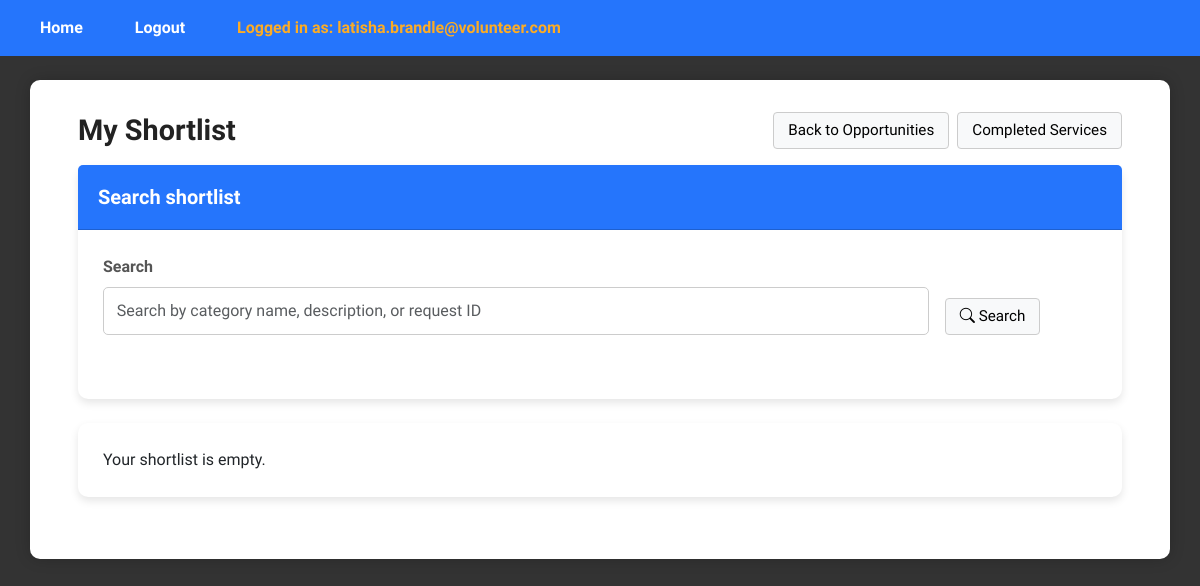
/ViewShortlistOpportunitiesPage (signed in), run on an earlier commit of the app's database.
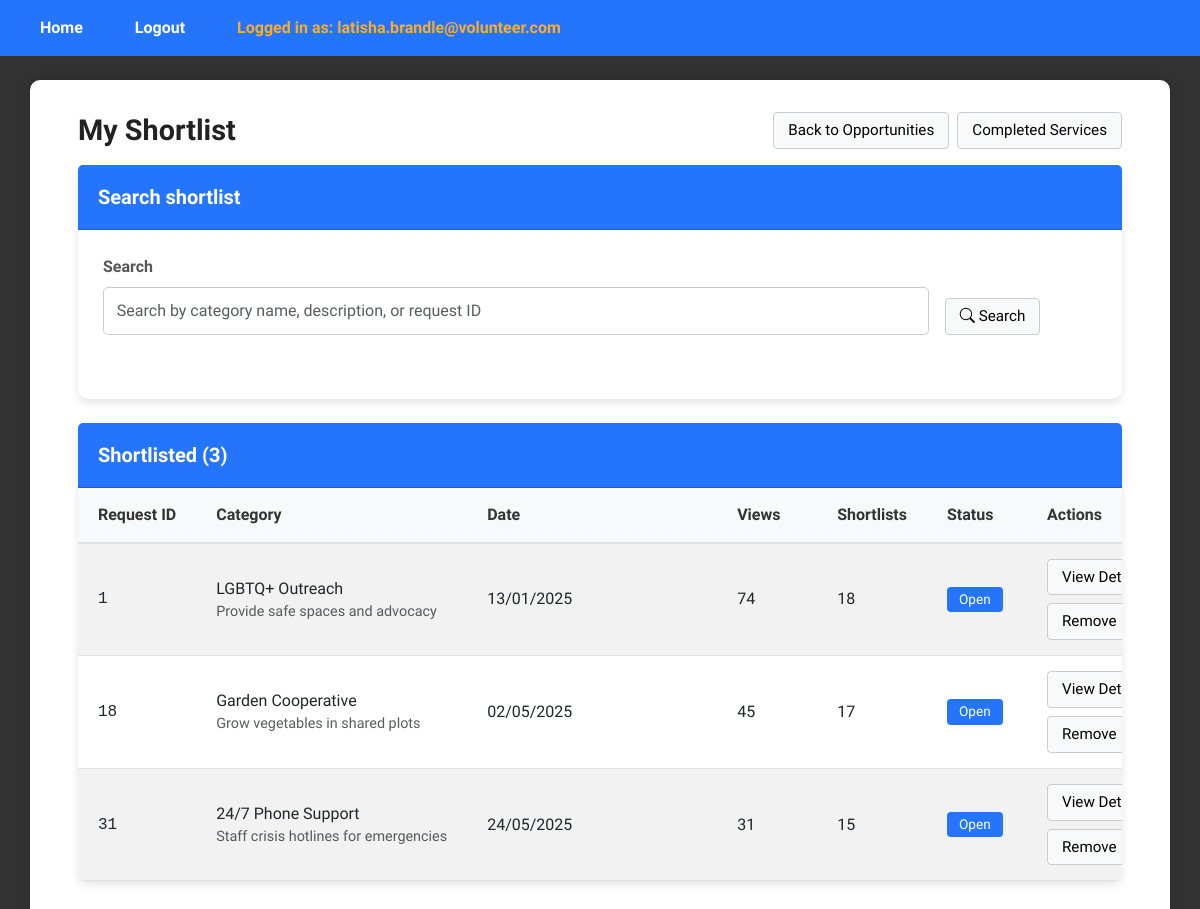
And on a later commit of the database.
### tables this page shows
CREATE TABLE request (
    request_id INTEGER PRIMARY KEY AUTOINCREMENT,
    pin_user_id INT,
    csrrep_user_id INT DEFAULT NULL,
    category_id INT,
    request_status BOOLEAN, --0 means uncompleted, 1 means completed
    request_date DATETIME,
    request_view_count INT,
    request_shortlist_count INT,
    FOREIGN KEY (pin_user_id) REFERENCES user(user_id),
    FOREIGN KEY (csrrep_user_id) REFERENCES user(user_id),
    FOREIGN KEY (category_id) REFERENCES category(category_id)
);

CREATE TABLE category (
    category_id INTEGER PRIMARY KEY AUTOINCREMENT,
    category_name VARCHAR(30),
    category_desc TEXT
);

### app.py (the view)
@app.route("/ViewShortlistOpportunitiesPage", methods=["GET", "POST"])
def viewShortlistOpportunities():
    if 'email' not in session:
        return redirect(url_for('login'))
    if session['role_id'] != 4:  # Assuming CSR Rep
        return redirect(url_for('login'))
    print(session['user_id'])
    view_controller = ViewShortlistController()
    shortlist = view_controller.viewShortlist(session['user_id'])
    search_controller = SearchShortlistController()
    shortlist_keyword = (request.args.get('shortlist_keyword') or "").strip()
    if shortlist_keyword:
        shortlist = search_controller.searchShortlist(session['user_id'] ,shortlist_keyword)
    return render_template("csr/ViewShortlistOpportunitiesPage.html", shortlist=shortlist , shortlist_keyword=shortlist_keyword)

### controllers/csrrep/ViewShortlistController.py (called while the page is built)
    def viewShortlist(self, csrrep_user_id):
        request = Request()
        return request.viewShortlist(csrrep_user_id)

### database/database_management.py (called while the page is built)
def dbConnection():
    return sqlite3.connect("database/volunteer_system.db")

### entities/Request.py (called while the page is built)
    def viewShortlist(self, csrrep_user_id):
        conn = database_management.dbConnection()
        conn.row_factory = sqlite3.Row
        cursor = conn.cursor()
        cursor.execute("""
            SELECT
                r.request_id,
                r.request_date,
                r.request_view_count,
                r.request_shortlist_count,
                r.request_status,
                r.category_id,
                c.category_name,
                c.category_desc
            FROM shortlist s
            JOIN request r ON r.request_id = s.request_id
            JOIN category c ON c.category_id = r.category_id
            WHERE s.user_id = ?
        """, (csrrep_user_id,))
        rows = cursor.fetchall()
        conn.close()
        return [dict(row) for row in rows] if rows else []

### templates/csr/ViewShortlistOpportunitiesPage.html (shortened to what the changed rows need)
{% extends "layout.html" %}
{% block content %}
<div class="dashboard-wrapper">
  <div class="dashboard-container">
    <div class="d-flex justify-content-between align-items-center mb-3">
      <h1 class="m-0">My Shortlist</h1>
    </div>
    {% if not shortlist %}
      <div class="card">
        <div class="card-body">
          <p class="m-0">Your shortlist is empty.</p>
        </div>
      </div>
    {% else %}
      <div class="card">
        <div class="card-header d-flex justify-content-between align-items-center">
          <h5 class="m-0">Shortlisted ({{ shortlist|length }})</h5>
        </div>
        <div class="card-body p-0">
          <div class="table-responsive">
            <table class="table table-striped table-hover m-0 align-middle">
              <thead class="table-light">
                <tr>
                  <th style="width: 100px;">Request ID</th>
                  <th>Category</th>
                  <th style="width: 160px;">Date</th>
                  <th style="width: 110px;">Views</th>
                  <th style="width: 130px;">Shortlists</th>
                  <th style="width: 120px;">Status</th>
                  <th style="width: 260px;">Actions</th>
                </tr>
              </thead>
              <tbody>
                {% for r in shortlist %}
                <tr>
                  <td class="text-monospace">{{ r.request_id }}</td>
                  <td>
                    {% if r.category_name %}
                      {{ r.category_name }}
                      {% if r.category_desc %}
                        <div class="text-muted" style="font-size:.9rem;">{{ r.category_desc }}</div>
                      {% endif %}
                    {% else %}
                      Category {{ r.category_id }}
                    {% endif %}
                  </td>
                  <td>{{ r.request_date }}</td>
                  <td>{{ r.request_view_count if r.request_view_count is not none else 0 }}</td>
                  <td>{{ r.request_shortlist_count if r.request_shortlist_count is not none else 0 }}</td>
                  <td>
                    {% if r.request_status in (1, True, '1', 'true', 'True') %}
                      <span class="badge bg-success">Completed</span>
                    {% else %}
                      <span class="badge bg-platform-manager">Open</span>
                    {% endif %}
                  </td>
                  <td>
                    <div class="btn-toolbar" role="toolbar" style="gap:8px; flex-wrap:wrap;">
                      <a class="plain-btn" href="{{ url_for('other_dashboard', request_id=r.request_id) }}">View Details</a>
                      <form method="post" action="{{ url_for('other_dashboard', opportunity_id=r.request_id) }}" style="display:inline;">
                        <button class="plain-btn" type="submit">Remove</button>
                      </form>
                    </div>
                  </td>
                </tr>
                {% endfor %}
              </tbody>
            </table>
          </div>
        </div>
      </div>
    {% endif %}
  </div>
</div>
{% endblock %}

What changed in the data, as far as the page shows it:
now on this page (row edited): request: request_id "1", category_name "LGBTQ+ Outreach", category_desc "Provide safe spaces and advocacy", request_date "13/01/2025", request_view_count "74", request_shortlist_count "18", request_status "Open"
now on this page (row unchanged): request: request_id "18", category_name "Garden Cooperative", category_desc "Grow vegetables in shared plots", request_date "02/05/2025", request_view_count "45", request_shortlist_count "17", request_status "Open"
now on this page (row unchanged): request: request_id "31", category_name "24/7 Phone Support", category_desc "Staff crisis hotlines for emergencies", request_date "24/05/2025", request_view_count "31", request_shortlist_count "15", request_status "Open"
Also different on the page:
{{ shortlist|length }}: (not shown) → "3"
text no longer shown: "Your shortlist is empty."
text now shown: "Shortlisted ( ) Request ID Category Date Views Shortlists Status Actions"
